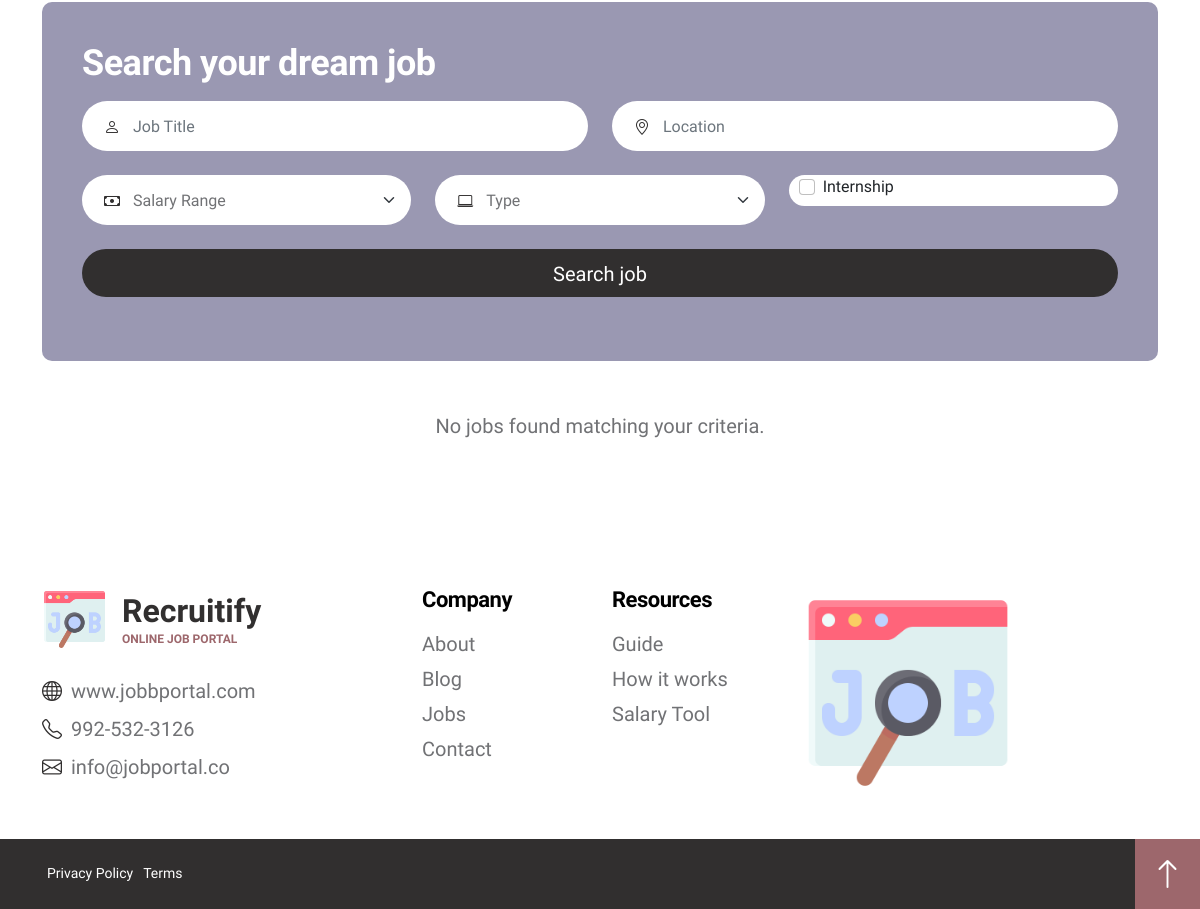
The app's page /jobseeker/job-listings.php (lower part), older data.
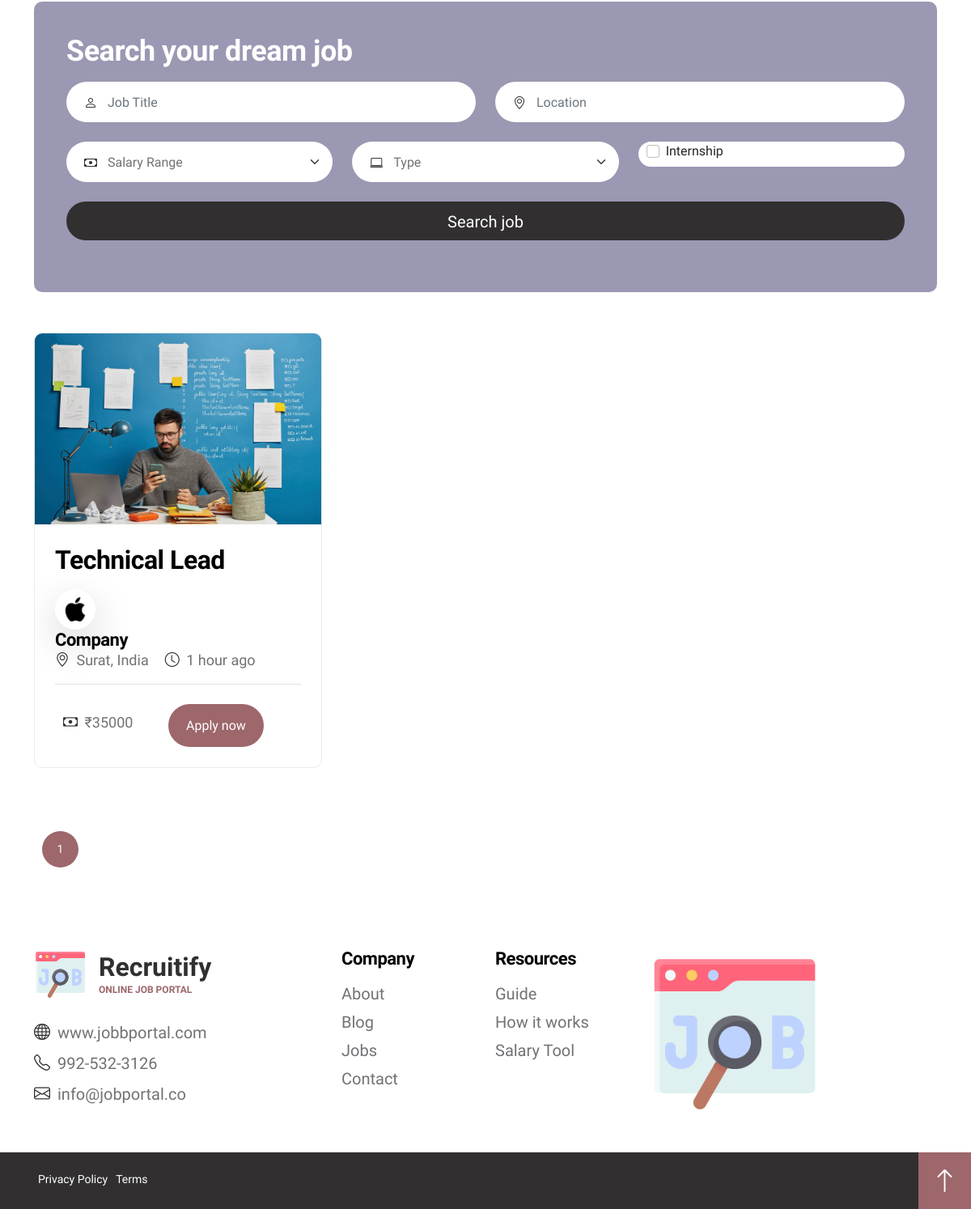
The same page, newer data.
### tables this page shows
CREATE TABLE `job_list_tbl` (
  `Job_Id` int NOT NULL,
  `Posted_By` int NOT NULL,
  `Title` varchar(50) NOT NULL,
  `Posted_Time` datetime NOT NULL,
  `Description` varchar(1000) NOT NULL,
  `Company_Id` int NOT NULL,
  `Branch_Id` int NOT NULL,
  `Type` enum('Full-Time','Part-Time','Contract') NOT NULL,
  `Requirements` text NOT NULL,
  `Benefits` text NOT NULL,
  `Salary` int NOT NULL,
  `Image` text NOT NULL,
  `Is_Internship` tinyint(1) NOT NULL DEFAULT '0',
  `Status` enum('Active','Deleted') DEFAULT 'Active'
);

CREATE TABLE `company_tbl` (
  `Company_Id` int NOT NULL,
  `Posted_by` int NOT NULL DEFAULT '6',
  `Name` varchar(50) NOT NULL,
  `Description` varchar(5000) NOT NULL,
  `Business_Stream` varchar(100) NOT NULL,
  `Establishment_Year` year NOT NULL,
  `Website` varchar(50) NOT NULL,
  `Phone` varchar(20) NOT NULL,
  `Email` varchar(50) NOT NULL,
  `Logo` text NOT NULL,
  `Main_Branch_Id` int DEFAULT NULL
);

CREATE TABLE `branch_tbl` (
  `Branch_Id` int NOT NULL,
  `Company_Id` int NOT NULL,
  `Address` text NOT NULL,
  `City` varchar(50) NOT NULL,
  `State` varchar(50) NOT NULL,
  `Country` varchar(50) NOT NULL DEFAULT 'India',
  `Phone` varchar(20) DEFAULT NULL,
  `Email` varchar(50) DEFAULT NULL
);

### time-ago.php (called while the page is built, shortened)
<?php
function get_timeago($ptime)
{
    $estimate_time = time() - $ptime;
    $conditions = array(
        12 * 30 * 24 * 60 * 60 => 'year',
        30 * 24 * 60 * 60      => 'month',
        24 * 60 * 60           => 'day',
        60 * 60                => 'hour',
        60                     => 'min',
        1                      => 'second'
    );
    foreach ($conditions as $secs => $str) {
        $d = $estimate_time / $secs;
        if ($d >= 1) {
            $r = floor($d);
            return $r . ' ' . $str . ($r > 1 ? 's' : '') . ' ago';
        }
    }
}
?>

### jobseeker/job-listings.php (the view, shortened to what the changed rows need)
<!doctype html>
<html lang="en">
<head>
    <link href="../css/bootstrap.min.css" rel="stylesheet">
    <link href="../css/bootstrap-icons.css" rel="stylesheet">
    <link href="../css/owl.carousel.min.css" rel="stylesheet">
    <link href="../css/owl.theme.default.min.css" rel="stylesheet">
    <link href="../css/tooplate-Recruitify-job.css" rel="stylesheet">
</head>
<body class="job-listings-page" id="top">
    <?php include "navbar.php" ?>
    <?php
include "../time-ago.php";
$limit = 6;
$page = isset($_GET['page']) && is_numeric($_GET['page']) ? (int)$_GET['page'] : 1;
$offset = ($page - 1) * $limit;
$filters = [];
$whereClause = !empty($filters) ? "WHERE " . implode(" AND ", $filters) : "";
$totalSql = "SELECT COUNT(*) AS total FROM Job_List_tbl
             INNER JOIN branch_tbl ON Job_List_tbl.Branch_Id = branch_tbl.Branch_Id
             $whereClause";
$totalResult = mysqli_query($con, $totalSql);
$totalJobs = mysqli_fetch_assoc($totalResult)['total'];
$totalPages = ceil($totalJobs / $limit);
$sql = "SELECT Job_List_tbl.*, Company_tbl.Name AS Company_Name, Company_tbl.Logo AS Company_Logo,
               branch_tbl.City AS Branch_City, branch_tbl.Country AS Branch_Country
        FROM Job_List_tbl
        INNER JOIN Company_tbl ON Job_List_tbl.Company_Id = Company_tbl.Company_Id
        INNER JOIN branch_tbl ON Job_List_tbl.Branch_Id = branch_tbl.Branch_Id
        $whereClause
        LIMIT $limit OFFSET $offset";
$data = mysqli_query($con, $sql);
?>
    <main>
        <section class="job-section section-padding">
            <div class="container">
                <div class="row align-items-center">
                    <?php
                    if (mysqli_num_rows($data)) {
                        while ($result = mysqli_fetch_array($data)) {
                            $timeago = get_timeago(strtotime($result['Posted_Time']));
                            echo '<div class="col-lg-4 col-md-6 col-12">
                                    <div class="job-thumb job-thumb-box">
                                        <div class="job-image-box-wrap">
                                            <a href="job-details.php?job_id=' . $result['Job_Id'] . '">
                                                <img src="../' . $result['Image'] . '" class="job-image img-fluid" alt="job-image">
                                            </a>
                                        </div>
                                        <div class="job-body">
                                            <h4 class="job-title">
                                                <a href="job-details.php?job_id=' . $result['Job_Id'] . '" class="job-title-link">' . $result['Title'] . '</a>
                                            </h4>
                                            <div class="d-flex align-items-center">
                                                <div class="job-image-wrap bg-white shadow-lg mt-2 mb-4">
                                                    <img src="../' . $result['Company_Logo'] . '" class="job-image img-fluid" alt="company-logo">
                                                    <h6>' . $result['Company_Name'] . '</h6>
                                                </div>
                                            </div>
                                            <div class="d-flex align-items-center">
                                                <p class="job-location">
                                                    <i class="custom-icon bi-geo-alt me-1"></i>
                                                    ' . $result['Branch_City'] . ', ' . $result['Branch_Country'] . '
                                                </p>
                                                <p class="job-date">
                                                    <i class="custom-icon bi-clock me-1"></i>
                                                    ' . $timeago . '
                                                </p>
                                            </div>
                                            <div class="d-flex align-items-center border-top pt-3">
                                                <p class="job-price mb-0">
                                                    <i class="custom-icon bi-cash me-1"></i>
                                                    ₹' . $result['Salary'] . '
                                                </p>
                                                <form method="post">
                                                    <input type="hidden" name="job_id" value=' . $result['Job_Id'] . '>
                                                    <button type="submit" name="apply" class="custom-btn btn mt-2">Apply now</button>
                                                </form>
                                            </div>
                                        </div>
                                    </div>
                                </div>';
                        }
                    } else {
                        echo '<p class="text-center">No jobs found matching your criteria.</p>';
                    }
                    ?>
                </div>
                <div class="row justify-content-center">
                    <nav>
                        <ul class="pagination">
                            <?php for ($i = 1; $i <= $totalPages; $i++): ?>
                                <li class="page-item <?php echo $i == $page ? 'active' : ''; ?>">
                                    <a class="page-link" href="?page=<?php echo $i; ?>"><?php echo $i; ?></a>
                                </li>
                            <?php endfor; ?>
                        </ul>
                    </nav>
                </div>
            </div>
        </section>
    </main>
    <?php include "footer.php"; ?>
</body>
</html>

Row changes from the older to the newer data that the page shows:
added job_list_tbl: Image (picture), Title "Technical Lead", Company_Id.Logo (picture), Company_Id.Name "Company", Branch_Id.City "Surat", Branch_Id.Country "India", Posted_Time "1 hour ago", Salary "35000"
Text that changed along with them:
new list line: "1"
text no longer shown: "No jobs found matching your criteria."
